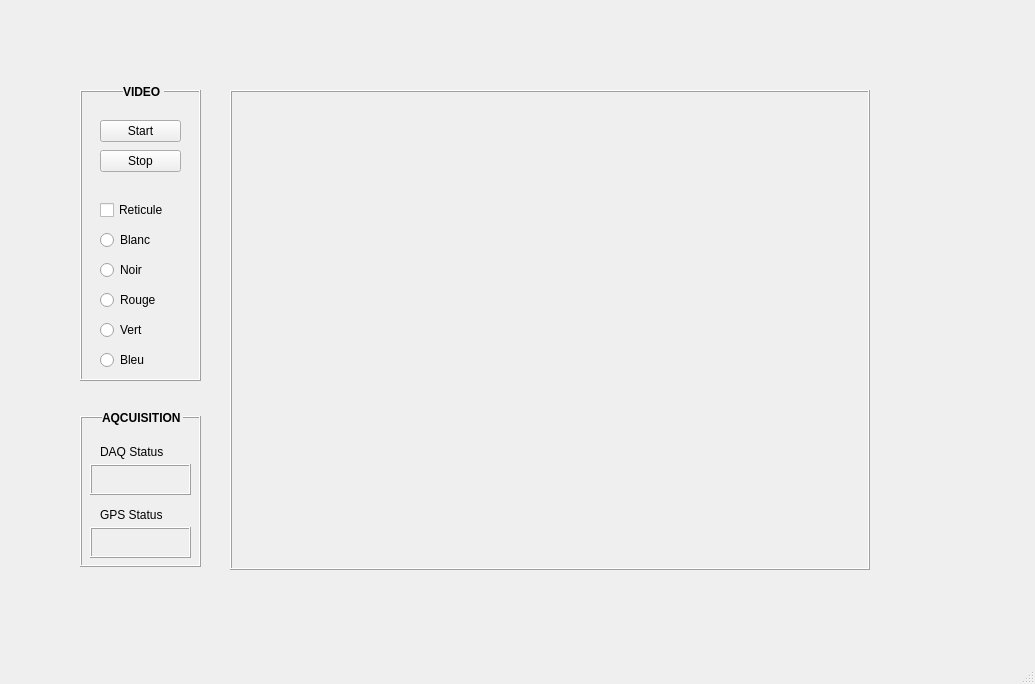
<?xml version="1.0" encoding="UTF-8"?>
<ui version="4.0">
 <class>MainWindow</class>
 <widget class="QMainWindow" name="MainWindow">
  <property name="geometry">
   <rect>
    <x>0</x>
    <y>0</y>
    <width>1035</width>
    <height>684</height>
   </rect>
  </property>
  <property name="windowTitle">
   <string>MainWindow</string>
  </property>
  <widget class="QWidget" name="centralWidget">
   <widget class="QRadioButton" name="radioButton_blanc">
    <property name="geometry">
     <rect>
      <x>100</x>
      <y>230</y>
      <width>102</width>
      <height>20</height>
     </rect>
    </property>
    <property name="text">
     <string>Blanc</string>
    </property>
   </widget>
   <widget class="QRadioButton" name="radioButton_noir">
    <property name="geometry">
     <rect>
      <x>100</x>
      <y>260</y>
      <width>102</width>
      <height>20</height>
     </rect>
    </property>
    <property name="text">
     <string>Noir</string>
    </property>
   </widget>
   <widget class="QLabel" name="label_3">
    <property name="geometry">
     <rect>
      <x>100</x>
      <y>507</y>
      <width>81</width>
      <height>16</height>
     </rect>
    </property>
    <property name="font">
     <font>
      <weight>50</weight>
      <bold>false</bold>
     </font>
    </property>
    <property name="text">
     <string>GPS Status</string>
    </property>
   </widget>
   <widget class="QLabel" name="label_2">
    <property name="geometry">
     <rect>
      <x>100</x>
      <y>444</y>
      <width>81</width>
      <height>16</height>
     </rect>
    </property>
    <property name="font">
     <font>
      <weight>50</weight>
      <bold>false</bold>
     </font>
    </property>
    <property name="text">
     <string>DAQ Status</string>
    </property>
   </widget>
   <widget class="QLabel" name="label_gps">
    <property name="geometry">
     <rect>
      <x>90</x>
      <y>527</y>
      <width>101</width>
      <height>31</height>
     </rect>
    </property>
    <property name="frameShape">
     <enum>QFrame::Box</enum>
    </property>
    <property name="frameShadow">
     <enum>QFrame::Raised</enum>
    </property>
    <property name="text">
     <string/>
    </property>
   </widget>
   <widget class="QPushButton" name="pushButton">
    <property name="geometry">
     <rect>
      <x>100</x>
      <y>120</y>
      <width>81</width>
      <height>22</height>
     </rect>
    </property>
    <property name="text">
     <string>Start</string>
    </property>
   </widget>
   <widget class="QLabel" name="label_8">
    <property name="geometry">
     <rect>
      <x>123</x>
      <y>84</y>
      <width>41</width>
      <height>16</height>
     </rect>
    </property>
    <property name="font">
     <font>
      <weight>75</weight>
      <bold>true</bold>
     </font>
    </property>
    <property name="autoFillBackground">
     <bool>true</bool>
    </property>
    <property name="text">
     <string>VIDEO</string>
    </property>
   </widget>
   <widget class="QLabel" name="label_4">
    <property name="geometry">
     <rect>
      <x>230</x>
      <y>90</y>
      <width>41</width>
      <height>41</height>
     </rect>
    </property>
    <property name="text">
     <string/>
    </property>
    <property name="pixmap">
     <pixmap>../../../../../../media/tux/64Gb/Backup_2017/Documents/gps.ico</pixmap>
    </property>
    <property name="scaledContents">
     <bool>true</bool>
    </property>
   </widget>
   <widget class="QRadioButton" name="radioButton_rouge">
    <property name="geometry">
     <rect>
      <x>100</x>
      <y>290</y>
      <width>102</width>
      <height>20</height>
     </rect>
    </property>
    <property name="text">
     <string>Rouge</string>
    </property>
   </widget>
   <widget class="QLabel" name="label_daq">
    <property name="geometry">
     <rect>
      <x>90</x>
      <y>464</y>
      <width>101</width>
      <height>31</height>
     </rect>
    </property>
    <property name="frameShape">
     <enum>QFrame::Box</enum>
    </property>
    <property name="frameShadow">
     <enum>QFrame::Raised</enum>
    </property>
    <property name="text">
     <string/>
    </property>
   </widget>
   <widget class="QLabel" name="label_6">
    <property name="geometry">
     <rect>
      <x>102</x>
      <y>410</y>
      <width>81</width>
      <height>16</height>
     </rect>
    </property>
    <property name="font">
     <font>
      <weight>75</weight>
      <bold>true</bold>
      <kerning>true</kerning>
     </font>
    </property>
    <property name="acceptDrops">
     <bool>false</bool>
    </property>
    <property name="autoFillBackground">
     <bool>true</bool>
    </property>
    <property name="text">
     <string>AQCUISITION</string>
    </property>
   </widget>
   <widget class="QPushButton" name="pushButton_2">
    <property name="geometry">
     <rect>
      <x>100</x>
      <y>150</y>
      <width>81</width>
      <height>22</height>
     </rect>
    </property>
    <property name="text">
     <string>Stop</string>
    </property>
   </widget>
   <widget class="QLabel" name="label_5">
    <property name="geometry">
     <rect>
      <x>80</x>
      <y>416</y>
      <width>121</width>
      <height>151</height>
     </rect>
    </property>
    <property name="frameShape">
     <enum>QFrame::Box</enum>
    </property>
    <property name="frameShadow">
     <enum>QFrame::Raised</enum>
    </property>
    <property name="text">
     <string/>
    </property>
   </widget>
   <widget class="QLabel" name="label_7">
    <property name="geometry">
     <rect>
      <x>80</x>
      <y>90</y>
      <width>121</width>
      <height>291</height>
     </rect>
    </property>
    <property name="frameShape">
     <enum>QFrame::Box</enum>
    </property>
    <property name="frameShadow">
     <enum>QFrame::Raised</enum>
    </property>
    <property name="text">
     <string/>
    </property>
   </widget>
   <widget class="QLabel" name="label">
    <property name="geometry">
     <rect>
      <x>230</x>
      <y>90</y>
      <width>640</width>
      <height>480</height>
     </rect>
    </property>
    <property name="frameShape">
     <enum>QFrame::Box</enum>
    </property>
    <property name="frameShadow">
     <enum>QFrame::Raised</enum>
    </property>
    <property name="text">
     <string/>
    </property>
   </widget>
   <widget class="QRadioButton" name="radioButton_vert">
    <property name="geometry">
     <rect>
      <x>100</x>
      <y>320</y>
      <width>102</width>
      <height>20</height>
     </rect>
    </property>
    <property name="text">
     <string>Vert</string>
    </property>
   </widget>
   <widget class="QRadioButton" name="radioButton_bleu">
    <property name="geometry">
     <rect>
      <x>100</x>
      <y>350</y>
      <width>102</width>
      <height>20</height>
     </rect>
    </property>
    <property name="text">
     <string>Bleu</string>
    </property>
   </widget>
   <widget class="QCheckBox" name="checkBox_reticule">
    <property name="geometry">
     <rect>
      <x>100</x>
      <y>200</y>
      <width>85</width>
      <height>20</height>
     </rect>
    </property>
    <property name="font">
     <font>
      <weight>50</weight>
      <bold>false</bold>
     </font>
    </property>
    <property name="autoFillBackground">
     <bool>false</bool>
    </property>
    <property name="text">
     <string>Reticule</string>
    </property>
   </widget>
   <zorder>label_5</zorder>
   <zorder>label_7</zorder>
   <zorder>radioButton_blanc</zorder>
   <zorder>radioButton_noir</zorder>
   <zorder>label_3</zorder>
   <zorder>label_2</zorder>
   <zorder>label_gps</zorder>
   <zorder>pushButton</zorder>
   <zorder>label_8</zorder>
   <zorder>label_4</zorder>
   <zorder>radioButton_rouge</zorder>
   <zorder>label_daq</zorder>
   <zorder>label_6</zorder>
   <zorder>pushButton_2</zorder>
   <zorder>label</zorder>
   <zorder>radioButton_vert</zorder>
   <zorder>radioButton_bleu</zorder>
   <zorder>checkBox_reticule</zorder>
  </widget>
  <widget class="QStatusBar" name="statusBar"/>
 </widget>
 <layoutdefault spacing="6" margin="11"/>
 <resources/>
 <connections/>
</ui>
